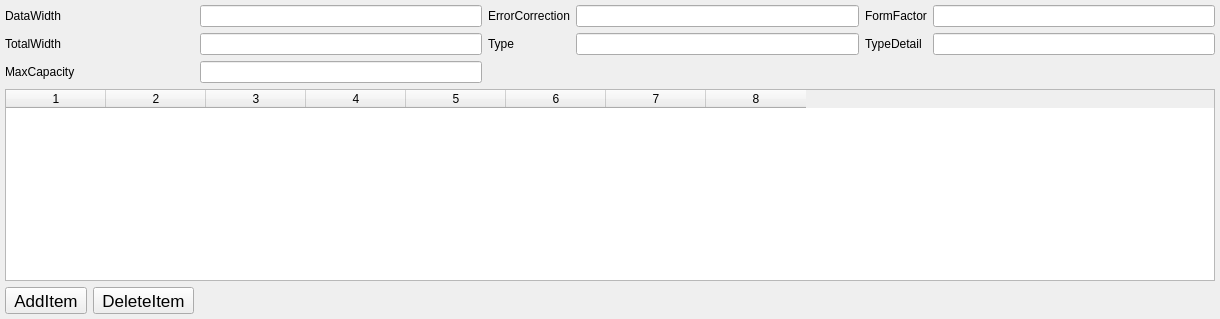
             <widget class="QWidget" name="tabPlatformInfo3">
              <attribute name="title">
               <string>Memory</string>
              </attribute>
              <layout class="QGridLayout" name="gridLayout_32">
               <property name="leftMargin">
                <number>5</number>
               </property>
               <property name="topMargin">
                <number>5</number>
               </property>
               <property name="rightMargin">
                <number>5</number>
               </property>
               <property name="bottomMargin">
                <number>5</number>
               </property>
               <item row="0" column="0" colspan="2">
                <widget class="QLabel" name="label_105">
                 <property name="toolTip">
                  <string notr="true">Specifies the data width, in bits, of the memory. 

A DataWidth of 0 and a TotalWidth of 8 indicates that the device is being used solely to provide 8 error-correction bits.

----

指定存储器的数据宽度，以位为单位。

DataWidth为0，TotalWidth为8，表示该器件仅用于提供8个纠错位。</string>
                 </property>
                 <property name="statusTip">
                  <string>Specifies the data width, in bits, of the memory. A DataWidth of 0 and a TotalWidth of 8
 indicates that the device is being used solely to provide 8 error-correction bits.</string>
                 </property>
                 <property name="text">
                  <string notr="true">DataWidth</string>
                 </property>
                </widget>
               </item>
               <item row="0" column="2">
                <widget class="QLineEdit" name="editIntDataWidth"/>
               </item>
               <item row="0" column="3">
                <widget class="QLabel" name="label_102">
                 <property name="toolTip">
                  <string notr="true"> Specifies the primary hardware error correction or detection method supported by the memory.

• 0x01 — Other

• 0x02 — Unknown

• 0x03 — None

• 0x04 — Parity

• 0x05 — Single-bit ECC

• 0x06 — Multi-bit ECC

• 0x07 — CRC

----

 指定存储器支持的主要硬件纠错或检测方法：

- 0x01 - 其他

- 0x02 - 未知

- 0x03 - 无

- 0x04 - 奇偶校验

- 0x05 - 单位 ECC

- 0x06 - 多位 ECC

- 0x07-CRC</string>
                 </property>
                 <property name="statusTip">
                  <string>Physical Memory Array (Type 16) — Memory Error Correction</string>
                 </property>
                 <property name="text">
                  <string notr="true">ErrorCorrection</string>
                 </property>
                </widget>
               </item>
               <item row="0" column="4">
                <widget class="QLineEdit" name="editIntErrorCorrection"/>
               </item>
               <item row="0" column="5">
                <widget class="QLabel" name="label_100">
                 <property name="toolTip">
                  <string notr="true"> Specifies the form factor of the memory. On Macs this should usually be DIMM or SODIMM.

Commonly used form factors are listed below.

When CustomMemory is false, this value is automatically set based on Mac product name.

• 0x01 — Other
• 0x02 — Unknown
• 0x09 — DIMM
• 0x0D — SODIMM
• 0x0F — FB-DIMM

----

 指定内存的外形尺寸。在 Mac 上，这通常应该是 DIMM 或 SODIMM。

常用的形式因素列在下面。

当CustomMemory为false时，此值会根据Mac产品名称自动设置。

- 0x01 - 其他
- 0x02 - 未知
- 0x09 - DIMM
- 0x0D - SODIMM
- 0x0F - FB-DIMM
</string>
                 </property>
                 <property name="statusTip">
                  <string>Memory Device (Type 17) — Form Factor</string>
                 </property>
                 <property name="text">
                  <string notr="true">FormFactor</string>
                 </property>
                </widget>
               </item>
               <item row="0" column="6">
                <widget class="QLineEdit" name="editIntFormFactor"/>
               </item>
               <item row="1" column="0" colspan="2">
                <widget class="QLabel" name="label_101">
                 <property name="toolTip">
                  <string notr="true"> Specifies the total width, in bits, of the memory, including any check or error-correction bits. 

If there are no error-correction bits, this value should be equal to DataWidth.

----

 指定内存的总宽度，以位为单位，包括任何检查或纠错位。

如果没有纠错位，这个值应该等于DataWidth。</string>
                 </property>
                 <property name="statusTip">
                  <string>Specifies the total width, in bits, of the memory, including any check or error-correction bits. If
 there are no error-correction bits, this value should be equal to DataWidth.</string>
                 </property>
                 <property name="text">
                  <string notr="true">TotalWidth</string>
                 </property>
                </widget>
               </item>
               <item row="1" column="2">
                <widget class="QLineEdit" name="editIntTotalWidth"/>
               </item>
               <item row="1" column="3">
                <widget class="QLabel" name="label_103">
                 <property name="toolTip">
                  <string notr="true">Description: Specifies the memory type. Commonly used types are listed below.

• 0x01 — Other
• 0x02 — Unknown
• 0x0F — SDRAM
• 0x12 — DDR
• 0x13 — DDR2
• 0x14 — DDR2 FB-DIMM
• 0x18 — DDR3
• 0x1A — DDR4
• 0x1B — LPDDR
• 0x1C — LPDDR2
• 0x1D — LPDDR3
• 0x1E — LPDDR4

----

说明：指定内存类型，常用的类型如下：

- 0x01 - 其他
- 0x02 - 未知
- 0x0F - SDRAM
- 0x12 -  DDR
- 0x13 - DDR2
- 0x14 - DDR2 FB-DIMM
- 0x18 - DDR3
- 0x1A - DDR4
- 0x1B - LPDDR
- 0x1C - LPDDR2
- 0x1D - LPDDR3
- 0x1E - LPDDR4
</string>
                 </property>
                 <property name="statusTip">
                  <string>Specifies the memory type. Commonly used types are listed below.</string>
                 </property>
                 <property name="text">
                  <string notr="true">Type</string>
                 </property>
                </widget>
               </item>
               <item row="1" column="4">
                <widget class="QLineEdit" name="editIntType"/>
               </item>
               <item row="1" column="5">
                <widget class="QLabel" name="label_104">
                 <property name="toolTip">
                  <string notr="true"> Specifies additional memory type information.

• Bit 0 — Reserved, set to 0
• Bit 1 — Other
• Bit 2 — Unknown
• Bit 7 — Synchronous
• Bit 13 — Registered (buffered)
• Bit 14 — Unbuffered (unregistered)

----

 指定附加的存储器类型信息。

- 位0 - 保留，设置为0
- 位1 - 其他
- 位2--未知
- 位7 - 同步
- 位13 -注册（缓冲）
- 位14 - 未缓冲（未注册）
</string>
                 </property>
                 <property name="statusTip">
                  <string> Specifies additional memory type information.</string>
                 </property>
                 <property name="text">
                  <string notr="true">TypeDetail</string>
                 </property>
                </widget>
               </item>
               <item row="1" column="6">
                <widget class="QLineEdit" name="editIntTypeDetail"/>
               </item>
               <item row="2" column="0" colspan="2">
                <widget class="QLabel" name="label_99">
                 <property name="toolTip">
                  <string notr="true">Specifies the maximum amount of memory, in bytes, supported by the system.

----

指定系统支持的最大内存量，以字节为单位。
</string>
                 </property>
                 <property name="statusTip">
                  <string> Physical Memory Array (Type 16) — Maximum Capacity</string>
                 </property>
                 <property name="text">
                  <string notr="true">MaxCapacity</string>
                 </property>
                </widget>
               </item>
               <item row="2" column="2">
                <widget class="QLineEdit" name="editIntMaxCapacity"/>
               </item>
               <item row="3" column="0" colspan="7">
                <widget class="QTableWidget" name="tableDevices">
                 <property name="columnCount">
                  <number>8</number>
                 </property>
                 <column/>
                 <column/>
                 <column/>
                 <column/>
                 <column/>
                 <column/>
                 <column/>
                 <column/>
                </widget>
               </item>
               <item row="4" column="0">
                <widget class="QToolButton" name="btnDevices_add">
                 <property name="font">
                  <font>
                   <pointsize>13</pointsize>
                  </font>
                 </property>
                 <property name="text">
                  <string>AddItem</string>
                 </property>
                 <property name="icon">
                  <iconset resource="qtocc.qrc">
                   <normaloff>:/icon/add.png</normaloff>:/icon/add.png</iconset>
                 </property>
                 <property name="iconSize">
                  <size>
                   <width>20</width>
                   <height>20</height>
                  </size>
                 </property>
                </widget>
               </item>
               <item row="4" column="1">
                <widget class="QToolButton" name="btnDevices_del">
                 <property name="font">
                  <font>
                   <pointsize>13</pointsize>
                  </font>
                 </property>
                 <property name="text">
                  <string>DeleteItem</string>
                 </property>
                 <property name="icon">
                  <iconset resource="qtocc.qrc">
                   <normaloff>:/icon/del.png</normaloff>:/icon/del.png</iconset>
                 </property>
                 <property name="iconSize">
                  <size>
                   <width>20</width>
                   <height>20</height>
                  </size>
                 </property>
                 <property name="shortcut">
                  <string>Del</string>
                 </property>
                </widget>
               </item>
               <item row="4" column="2" colspan="5">
                <spacer name="horizontalSpacer_23">
                 <property name="orientation">
                  <enum>Qt::Horizontal</enum>
                 </property>
                 <property name="sizeHint" stdset="0">
                  <size>
                   <width>1015</width>
                   <height>20</height>
                  </size>
                 </property>
                </spacer>
               </item>
              </layout>
             </widget>
